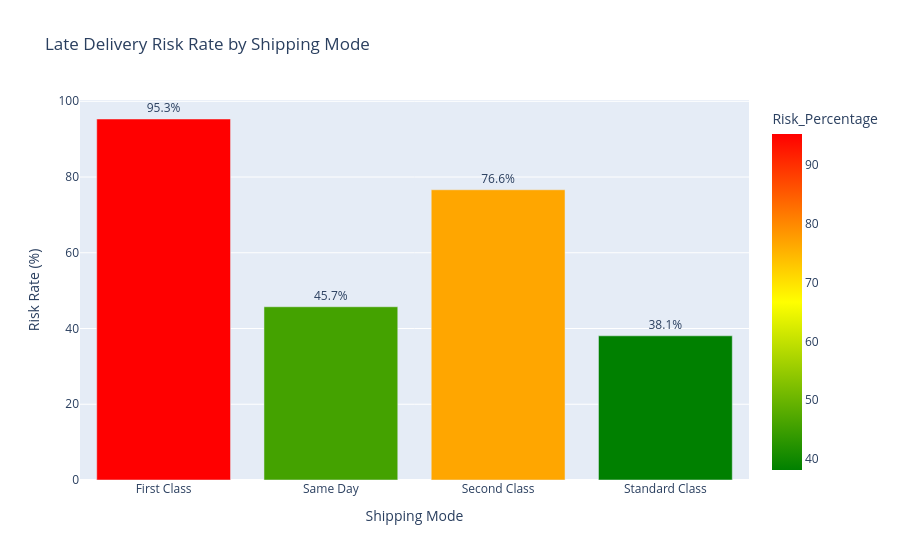

This figure's notebook cell:
### Markdown cell above
**Geolocational Analysis**

1. Late Delivery Risk Rate by State
The heat map of late delivery risk by state highlights varying levels of risk across the United States. Most states show a high delivery risk rate, generally above 50%. The only exceptions are Montana (46%) and Alabama (48.5%), which appear slightly less at risk. Overall, the visualisation suggests that delivery challenges are widespread across the country, with no region performing significantly better than others.

2. Delivery Risk Scatter Map
The scatter map displays delivery risk across locations, with green points indicating low or no risk and red points indicating high risk. Although this visualisation uses only a sample of the dataset, clusters of delivery points are noticeably denser in Western regions (e.g., California) and Eastern regions (e.g., New York). This likely reflects higher order volumes in these populated areas. While no strong regional trend in risk level is apparent, the density of deliveries aligns with major population and commercial hubs.

3. City-Level Delivery Risk
At the city level, the analysis focuses on the top 100 cities by order volume. The pattern mirrors that of the scatter map with higher delivery density in both coastal regions. Interestingly, Western cities (such as those in California) show more orange hues, indicating moderately higher risk, while Eastern cities (such as those in New York) show more yellow and green tones, reflecting relatively lower risk levels.
This variation suggests that delivery reliability may differ between cities, even when overall state-level risk appears similar. Further investigation into urban logistics factors (e.g., traffic congestion, warehouse distribution, or carrier coverage) could provide deeper insight into these differences.

Overall Insight
The geospatial analysis reveals that delivery risk is a nationwide issue, though minor regional and city-level variations exist. Densely populated urban areas show higher delivery activity, with some variation in risk intensity between the East and West coasts. These findings indicate potential value in exploring regional supply chain efficiency and urban logistics optimisation as next steps.

### Code cell
# SHIPPING MODE DEEP DIVE

shipping_reliability = supplychain.groupby('Shipping Mode').agg({'Late_delivery_risk': 'mean',
'Order Id': 'count', 'Days for shipping (real)': 'mean'}).reset_index() # Grouping columns into new dataframe and using aggregate functions

shipping_reliability.columns = ['Shipping Mode', 'Risk_Rate', 'Order_Count', 'Avg_Days'] # Renaming columns

shipping_reliability['Risk_Percentage'] = shipping_reliability['Risk_Rate'] * 100 # Converting risk rate into percentage

shipping_reliability_barchart = px.bar(shipping_reliability,
              x='Shipping Mode',
              y='Risk_Percentage',
              title='Late Delivery Risk Rate by Shipping Mode',
              color='Risk_Percentage',
              color_continuous_scale=['green', 'yellow', 'red'],
              text='Risk_Percentage',
              hover_data=['Order_Count', 'Avg_Days'])
shipping_reliability_barchart.update_traces(texttemplate='%{text:.1f}%', textposition='outside')
shipping_reliability_barchart.update_layout(yaxis_title='Risk Rate (%)')
shipping_reliability_barchart.show()

shipping_reliability_scatter = px.scatter(shipping_reliability,
                  x='Avg_Days',
                  y='Risk_Percentage',
                  size='Order_Count',
                  color='Shipping Mode',
                  title='Shipping Mode: Delivery Time vs Risk Rate',
                  labels={'Avg_Days': 'Average Delivery Days',
                          'Risk_Percentage': 'Risk Rate (%)'},
                  hover_data=['Order_Count'],
                  size_max=50)
shipping_reliability_scatter.add_hline(y=shipping_reliability['Risk_Percentage'].mean(), # Adding an average line
               line_dash="dash",
               line_color="red",
               annotation_text="Average Risk Rate")
shipping_reliability_scatter.show()

# COST vs PERFORMANCE - Using Sales as proxy for cost
shipping_performance = supplychain.groupby('Shipping Mode').agg({
    'Late_delivery_risk': 'mean',
    'Sales': 'mean',
    'Order Profit Per Order': 'mean',
    'Order Id': 'count'
}).reset_index()
shipping_performance.columns = ['Shipping Mode', 'Risk_Rate', 'Avg_Sales', 'Avg_Profit', 'Order_Count']
shipping_performance['Risk_Percentage'] = shipping_performance['Risk_Rate'] * 100

shipping_performance_scatter = px.scatter(shipping_performance,
                  x='Avg_Profit',
                  y='Risk_Percentage',
                  size='Order_Count',
                  color='Shipping Mode',
                  title='Shipping Mode: Profitability vs Delivery Risk',
                  labels={'Avg_Profit': 'Average Profit per Order ($)',
                          'Risk_Percentage': 'Risk Rate (%)'},
                  hover_data=['Avg_Sales', 'Order_Count'],
                  size_max=50)
# Adding quadrant lines
shipping_performance_scatter.add_hline(y=shipping_performance['Risk_Percentage'].mean(), # Horizontal line
               line_dash="dash", line_color="gray", opacity=0.5)
shipping_performance_scatter.add_vline(x=shipping_performance['Avg_Profit'].mean(), # Vertical line
               line_dash="dash", line_color="gray", opacity=0.5)
shipping_performance_scatter.add_annotation(x=shipping_performance['Avg_Profit'].max(), # Adding annotation text to graph
                    y=shipping_performance['Risk_Percentage'].min(),
                    text="Best: High Profit, Low Risk", showarrow=False,
                    bgcolor="lightgreen", opacity=0.7)
shipping_performance_scatter.show()


# DELIVERY STATUS BREAKDOWN BY SHIPPING MODE
status_by_mode = supplychain.groupby(['Shipping Mode', 'Delivery Status']).size().reset_index(name='Count')

status_by_mode_barchart = px.bar(status_by_mode,
              x='Shipping Mode',
              y='Count',
              color='Delivery Status',
              title='Delivery Status Breakdown by Shipping Mode',
              barmode='stack',
              text='Count')
status_by_mode_barchart.update_traces(texttemplate='%{text:.2s}', textposition='inside')
status_by_mode_barchart.show()

# Print summary insights
print("\n" + "="*60)
print("SHIPPING MODE PERFORMANCE SUMMARY")
print("="*60)
print(tabulate(shipping_reliability.sort_values('Risk_Percentage'), headers='keys', tablefmt='psql'))
print("\n")
print("Most Reliable:", shipping_reliability.loc[shipping_reliability['Risk_Percentage'].idxmin(), 'Shipping Mode'])
print("Least Reliable:", shipping_reliability.loc[shipping_reliability['Risk_Percentage'].idxmax(), 'Shipping Mode'])
print("Fastest:", shipping_reliability.loc[shipping_reliability['Avg_Days'].idxmin(), 'Shipping Mode'])
print("="*60)

### Figure 1 — Plotly figure (JSON) as saved in the notebook; plotly's stock layout.template omitted (floating-point values rounded to 4 significant figures)
{"data": [{"customdata": [[27810.0, 2.0], [9737.0, 0.4783], [35220.0, 3.991], [107800.0, 3.996]], "hovertemplate": "Shipping Mode=%{x}<br>Risk_Percentage=%{marker.color}<br>Order_Count=%{customdata[0]}<br>Avg_Days=%{customdata[1]}<extra></extra>", "legendgroup": "", "marker": {"color": [95.32, 45.74, 76.63, 38.07], "coloraxis": "coloraxis", "pattern": {"shape": ""}}, "name": "", "orientation": "v", "showlegend": false, "text": [95.32, 45.74, 76.63, 38.07], "textposition": "outside", "texttemplate": "%{text:.1f}%", "type": "bar", "x": ["First Class", "Same Day", "Second Class", "Standard Class"], "xaxis": "x", "y": [95.32, 45.74, 76.63, 38.07], "yaxis": "y"}], "layout": {"barmode": "relative", "coloraxis": {"colorbar": {"title": {"text": "Risk_Percentage"}}, "colorscale": [[0, "green"], [0.5, "yellow"], [1, "red"]]}, "legend": {"tracegroupgap": 0}, "title": {"text": "Late Delivery Risk Rate by Shipping Mode"}, "xaxis": {"anchor": "y", "domain": [0, 1], "title": {"text": "Shipping Mode"}}, "yaxis": {"anchor": "x", "domain": [0, 1], "title": {"text": "Risk Rate (%)"}}}}
